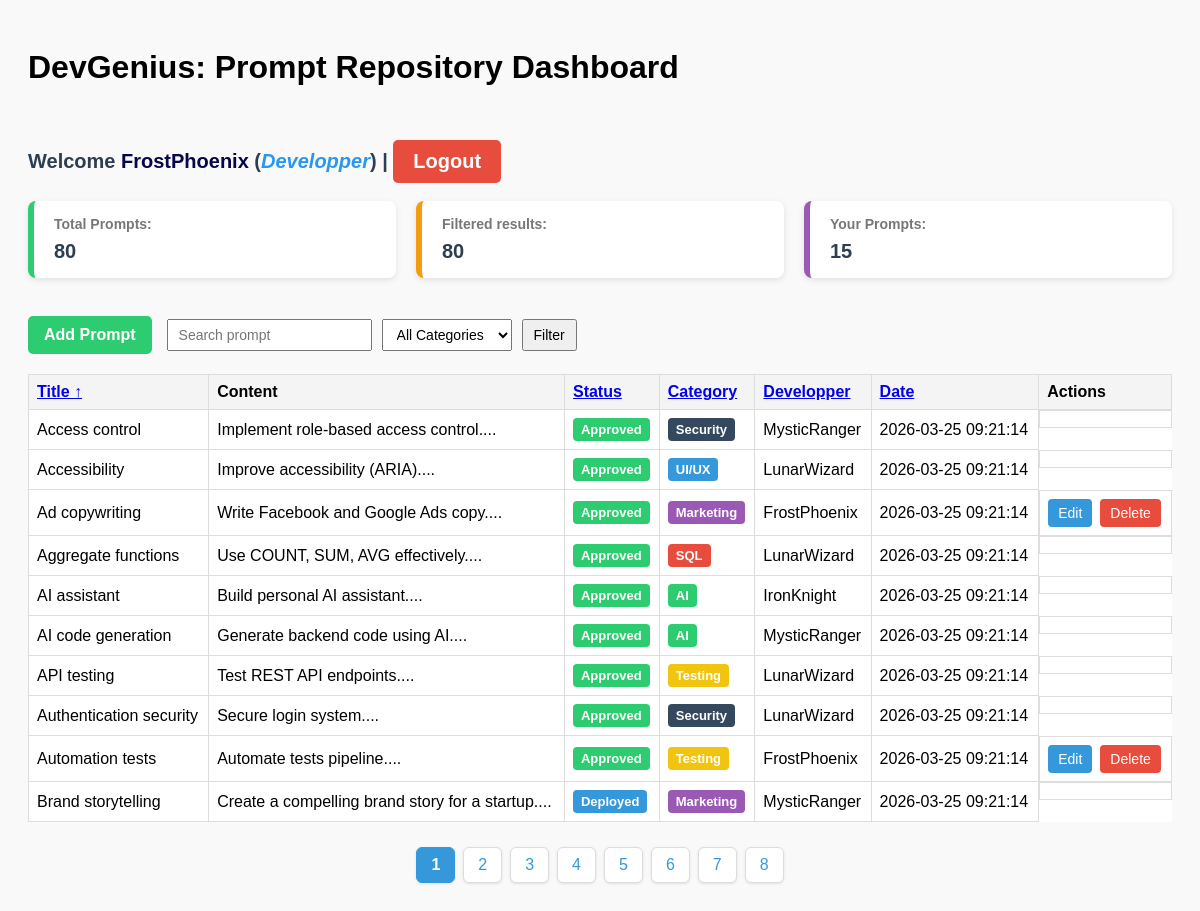
Screenshot of /index.php (signed in) with the database file from the repository.
### tables this page shows
CREATE TABLE IF NOT EXISTS prompts (
    id INT AUTO_INCREMENT PRIMARY KEY,
    title VARCHAR(255) NOT NULL,
    content TEXT NOT NULL,
    user_id INT,
    category_id INT,
    created_at TIMESTAMP DEFAULT CURRENT_TIMESTAMP,
    status ENUM('Approved','Rejected','Deployed') DEFAULT 'Approved',
    FOREIGN KEY (user_id) REFERENCES users(id) ON DELETE CASCADE,
    FOREIGN KEY (category_id) REFERENCES categories(id) ON DELETE CASCADE
);

CREATE TABLE IF NOT EXISTS categories (
id INT AUTO_INCREMENT PRIMARY KEY,
name VARCHAR(100) NOT NULL,
created_at TIMESTAMP DEFAULT CURRENT_TIMESTAMP
);

CREATE TABLE IF NOT EXISTS users (
id INT AUTO_INCREMENT PRIMARY KEY,
username VARCHAR(100) NOT NULL UNIQUE,
email VARCHAR(100) NOT NULL UNIQUE,
password VARCHAR(200) NOT NULL,
role ENUM('Admin','Developper') DEFAULT 'Developper',
created_at TIMESTAMP DEFAULT CURRENT_TIMESTAMP
);

### auth/role.php (called while the page is built, shortened)
<?php
function isAdmin() {
    return isset($_SESSION['role']) && $_SESSION['role'] === 'Admin';
}
function isDevelopper() {
    return $_SESSION['role'] === 'Developper';
}
function canEditPrompts($ownerId = null){
    if(isDevelopper() && $ownerId !== null){
        return $ownerId == $_SESSION['user_id'];
    }
    return false;
}
function canCreatePrompt(){
    return isAdmin() || isDevelopper();
}
?>

### index.php (the view, shortened to what this page needs)
<?php
require 'auth/db.php';
require 'auth/role.php';
$search   = $_GET['search'] ?? '';
$category = $_GET['category'] ?? '';
$sort     = $_GET['sort'] ?? 'title';
$order    = $_GET['order'] ?? 'ASC';
$page     = $_GET['page'] ?? 1;
$order = ($order === 'DESC') ? 'DESC' : 'ASC';
$limit  = 10;
$page   = max(1,(int)$page);
$offset = ($page - 1) * $limit;
$sql = "SELECT prompts.*,
               categories.name AS category_name,
               users.username AS Developper
        FROM prompts
        INNER JOIN categories ON prompts.category_id = categories.id
        INNER JOIN users ON prompts.user_id = users.id
        WHERE 1";
$sql .= " ORDER BY $sort $order
          LIMIT :limit OFFSET :offset";
$stmt = $pdo->prepare($sql);
$stmt->bindValue(':limit', $limit, PDO::PARAM_INT);
$stmt->bindValue(':offset', $offset, PDO::PARAM_INT);
$stmt->execute();
$prompts = $stmt->fetchAll(PDO::FETCH_ASSOC);
$totalStmt = $pdo->query("SELECT COUNT(*) FROM prompts");
$totalPrompts = $totalStmt->fetchColumn();
$filteredSql = "SELECT COUNT(*) FROM prompts WHERE 1";
$filteredParams = [];
$filteredStmt = $pdo->prepare($filteredSql);
$filteredStmt->execute($filteredParams);
$filteredPrompts = $filteredStmt->fetchColumn();
$userStmt = $pdo->prepare("SELECT COUNT(*) FROM prompts WHERE user_id = ?");
$userStmt->execute([$_SESSION['user_id']]);
$userPrompts = $userStmt->fetchColumn();
$totalPages = ceil($filteredPrompts / $limit);
$queryBase = http_build_query([
    'search' => $search,
    'category' => $category,
    'page' => $page
]);
function sortLink($column, $label, $sort, $order, $queryBase) {
    $newOrder = ($column === $sort && $order === 'ASC') ? 'DESC' : 'ASC';
    $arrow = '';
    if ($column === $sort) {
        $arrow = $order === 'ASC' ? ' ↑' : ' ↓';
    }
    return "<a href='?$queryBase&sort=$column&order=$newOrder'>$label$arrow</a>";
}
?>
<!DOCTYPE html>
<html>
<head>
    <link rel="stylesheet" href="assets/css/style.css">
    <link rel="stylesheet" href="assets/css/style.php">
</head>
<body>
<h1>DevGenius: Prompt Repository Dashboard</h1>
<br><br>
<div class="p-welcome">
    Welcome <span class="username"><?php echo htmlspecialchars($_SESSION['username']); ?></span> (<span class="role"><?php echo htmlspecialchars($_SESSION['role']); ?></span>) |
    <a href="logout.php" class="logout-btn">Logout</a>
</div>
<br>
<div class="summary-container">
    <div class="summary-item">
        <h4>Total Prompts:</h4>
        <p><?= htmlspecialchars($totalPrompts) ?></p>
    </div>
    <div class="summary-item">
        <h4>Filtered results:</h4>
        <p><?= htmlspecialchars($filteredPrompts ?? 0) ?></p>
    </div>
    <div class="summary-item">
        <h4>Your Prompts:</h4>
        <p><?= htmlspecialchars($userPrompts ?? 0) ?></p>
    </div>
</div>
<br>
<div class="toolbar">
    <?php if(canCreatePrompt()): ?>
    <a href="devgest/add_prompt.php" class="btn-add">Add Prompt</a>
    <?php endif; ?>
    <form method="GET" class="filter-form">
        <input name="search" placeholder="Search prompt" value="<?= htmlspecialchars($search) ?>">
        <select name="category">
            <option value="">All Categories</option>
        </select>
        <button type="submit">Filter</button>
    </form>
</div>
<table>
    <tr>
        <th><?= sortLink('title','Title',$sort,$order,$queryBase) ?></th>
        <th>Content</th>
        <th><?= sortLink('status','Status',$sort,$order,$queryBase) ?></th>
        <th><?= sortLink('category_name','Category',$sort,$order,$queryBase) ?></th>
        <th><?= sortLink('Developper','Developper',$sort,$order,$queryBase) ?></th>
        <th><?= sortLink('created_at','Date',$sort,$order,$queryBase) ?></th>
        <th>Actions</th>
    </tr>
    <?php foreach ($prompts as $p):
    $statusClass = strtolower(str_replace(' ','-',$p['status']));
    ?>
    <tr>
    <td><?= htmlspecialchars($p['title']) ?></td>
    <td><?= htmlspecialchars(substr($p['content'],0,80)) ?>...</td>
    <td>
    <span class="status-badge status-<?= $statusClass ?>">
    <?= $p['status'] ?>
    </span>
    </td>
    <td>
    <span class="status-badge category-badge-<?= $p['category_id'] ?>">
    <?= htmlspecialchars($p['category_name']) ?>
    </span>
    </td>
    <td><?= htmlspecialchars($p['Developper']) ?></td>
    <td><?= $p['created_at'] ?></td>
    <td class="actions">
    <?php if(canEditPrompts($p['user_id'])): ?>
    <a href="devgest/update_prompt.php?id=<?= $p['id'] ?>" class="btn-edit">Edit</a>
    <a href="devgest/delete_prompt.php?id=<?= $p['id'] ?>" class="btn-delete" onclick="return confirm('Delete this prompt?')">Delete</a>
    <?php endif; ?>
    </td>
    </tr>
    <?php endforeach; ?>
</table>
<div class="pagination">
<?php for ($i=1;$i<=$totalPages;$i++): ?>
<a href="?search=<?= $search ?>&category=<?= $category ?>&sort=<?= $_GET['sort'] ?? 'title' ?>&order=<?= $order ?>&page=<?= $i ?>"
<?= ($i==$page)?'class="active"':'' ?>>
<?= $i ?>
</a>
<?php endfor; ?>
</div>
</body>
</html>

### Assets/css/style.css (style rules this page uses)
body { font-family: Arial, sans-serif; padding: 20px; background: #f9f9f9; }
h1 { margin-bottom: 10px; }
.p-welcome { margin: 8px 0 0; font-size: 20px; font-weight: bold; color: #2c3e50; }
.p-welcome .username { color: rgb(6, 6, 72); font-weight: bold; }
.p-welcome .role { color: rgb(40, 151, 241); font-style: italic; }
.toolbar { display: flex; flex-wrap: wrap; align-items: center; gap: 15px; margin-bottom: 20px; }
.filter-form { display: flex; gap: 10px; flex-wrap: wrap; }
.filter-form input, .filter-form select, .filter-form button { padding: 6px 10px; font-size: 14px; }
.btn-add { background: #2ecc71; color: white; padding: 10px 16px; text-decoration: none; border-radius: 5px; font-weight: bold; }
table { width: 100%; border-collapse: collapse; margin-top: 10px; background: white; }
table th, table td { border: 1px solid #ddd; padding: 8px; text-align: left; }
table th { background: #f4f4f4; cursor: pointer; }
.actions { display: flex; gap: 8px; }
.btn-edit { background: #3498db; color: white; padding: 6px 10px; text-decoration: none; border-radius: 4px; font-size: 14px; }
.btn-delete { background: #e74c3c; color: white; padding: 6px 10px; text-decoration: none; border-radius: 4px; font-size: 14px; }
.status-badge { padding: 4px 8px; border-radius: 4px; color: white; font-weight: bold; font-size: 13px; display: inline-block; }
.status-approved { background: #2ecc71; }
.status-deployed { background: #3498db; }
.pagination { display: flex; justify-content: center; margin-top: 25px; gap: 8px; }
.pagination a { padding: 8px 14px; text-decoration: none; color: #3498db; background: white; border: 1px solid #ddd; border-radius: 6px; font-weight: 500; transition: all 0.2s ease; box-shadow: 0 1px 3px rgba(0,0,0,0.1); }
.pagination a.active { background: #3498db; color: white; border-color: #3498db; font-weight: bold; }
.logout-btn { display: inline-block; padding: 10px 20px; background-color: #e74c3c; color: white; text-decoration: none; border-radius: 5px; font-weight: bold; }
.summary-container { display: flex; gap: 20px; margin-bottom: 20px; flex-wrap: wrap; }
.summary-item { flex: 1; min-width: 200px; background: white; padding: 15px 20px; border-radius: 8px; border-left: 6px solid #3498db; box-shadow: 0 2px 6px rgba(0,0,0,0.1); }
.summary-item h4 { margin: 0; font-size: 14px; color: #777; }
.summary-item p { margin: 8px 0 0; font-size: 20px; font-weight: bold; color: #2c3e50; }
.summary-item:nth-child(1) { border-left-color: #2ecc71; }
.summary-item:nth-child(2) { border-left-color: #f39c12; }
.summary-item:nth-child(3) { border-left-color: #9b59b6; }

### rows the page displays
prompts: title "Access control", content "Implement role-based access control.", status "Approved", category.name "Security", user.username "MysticRanger", created_at "2026-03-25 09:21:14"
prompts: title "Accessibility", content "Improve accessibility (ARIA).", status "Approved", category.name "UI/UX", user.username "LunarWizard", created_at "2026-03-25 09:21:14"
prompts: title "Ad copywriting", content "Write Facebook and Google Ads copy.", status "Approved", category.name "Marketing", user.username "FrostPhoenix", created_at "2026-03-25 09:21:14"
prompts: title "Aggregate functions", content "Use COUNT, SUM, AVG effectively.", status "Approved", category.name "SQL", user.username "LunarWizard", created_at "2026-03-25 09:21:14"
prompts: title "AI assistant", content "Build personal AI assistant.", status "Approved", category.name "AI", user.username "IronKnight", created_at "2026-03-25 09:21:14"
prompts: title "AI code generation", content "Generate backend code using AI.", status "Approved", category.name "AI", user.username "MysticRanger", created_at "2026-03-25 09:21:14"
prompts: title "API testing", content "Test REST API endpoints.", status "Approved", category.name "Testing", user.username "LunarWizard", created_at "2026-03-25 09:21:14"
prompts: title "Authentication security", content "Secure login system.", status "Approved", category.name "Security", user.username "LunarWizard", created_at "2026-03-25 09:21:14"
prompts: title "Automation tests", content "Automate tests pipeline.", status "Approved", category.name "Testing", user.username "FrostPhoenix", created_at "2026-03-25 09:21:14"
prompts: title "Brand storytelling", content "Create a compelling brand story for a startup.", status "Deployed", category.name "Marketing", user.username "MysticRanger", created_at "2026-03-25 09:21:14"

### other values shown
$_SESSION['username'] "FrostPhoenix"
$_SESSION['role'] "Developper"
$totalPrompts "80"
$filteredPrompts "80"
$userPrompts "15"
$label "Title Status Category Developper Date"
$arrow "↑"
